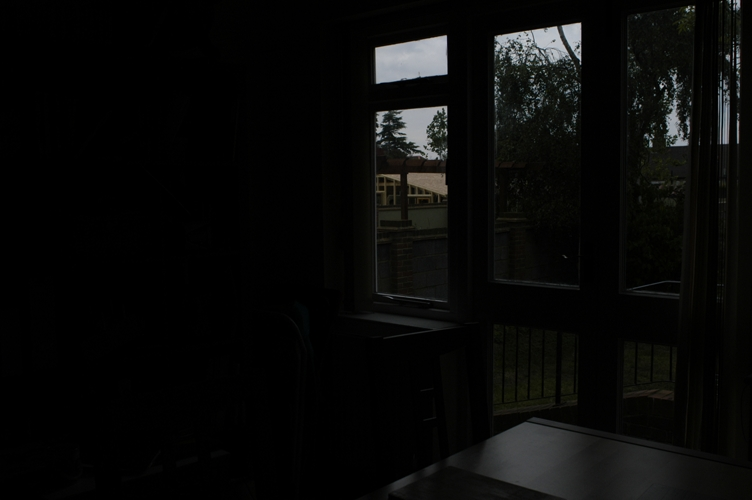
#> input picture img/img/house_A.jpg, 752 x 500 px, found by its file name
$ python compare_methods.py   (older library calls are emulated)
#> lines starting #> are read from the running program, lines starting #| are printed output that depends on the picture; long printed decimals are rounded
### EF_utils.py
import numpy as np
import cv2
import warnings
import measures as m

##### VARIABLES
PATH = './img/'

COMP_SET = {'house' : ['house_A.jpg', 'house_B.jpg', 'house_C.jpg', 'house_D.jpg'],
            'venice' : ['venice_mask_0.jpg', 'venice_mask_1.jpg', 'venice_mask_2.jpg'],
            'ballon' : ['ballon_0{}.png'.format(nb) for nb in np.arange(163,172)],
            'monument' : ['aligned_00{}.png'.format(nb) for nb in np.arange(246,267)],


            }

#### METHODS

def read_sequence_to_fuse(seq):
    '''

    seq should be a list of file names such as ["img1.jpg","img2.jpg"]
    The images should have the same dimensions and be located in the img folder

    '''
    n_images = len(seq)
    if n_images == 1:
        warnings.warn('sequence only has one image', Warning)

    height_images = np.size(cv2.imread(PATH+seq[0]),0)
#> height_images = 500
    width_images = np.size(cv2.imread(PATH+seq[0]),1)
#> width_images = 752
    output_object = np.empty((n_images, height_images, width_images, 3), dtype=np.uint8)#np.empty((n_images, height_images, width_images, 3)) #3 is for RGB

    for i in range(n_images):
        output_object[i] = cv2.imread(PATH+seq[i])

    return output_object


def retrieve_img_seq(name):
    if name not in COMP_SET:
        print('invalid set name')
        return None
    else:
        return COMP_SET[name]


def save_img(img, path, name, method):
    img = np.uint8(np.clip(img*255,0,255))
    to_save = path+'_'+name+'_'+method+'.jpg'
    cv2.imwrite(to_save, img)
    return img


### measures.py
import numpy as np
import cv2
import warnings


def contrast_measure(image, Max_range = 255., kernel_size = 3, gaussian = False):
    '''
    given an array of images computes the contrast measure of Mertens et al.
    returns an array of same dimension as image containing images(arrays) of same size as those in image

    '''
#> called with image = array of shape (4, 500, 752, 3), Max_range = 255, kernel_size = 3, gaussian = False
    a,b,c,d = image.shape
#> a = 4; b = 500; c = 752; d = 3
    L_im = np.zeros((a,b,c))
    for i in range(image.shape[0]):
        if gaussian == True:
            image[i] = cv2.GaussianBlur(image[i], (kernel_size,kernel_size), 0);#Apply gaussian blur if wanted (might be recomended to denoise the image)
        im_gs = cv2.cvtColor(image[i], cv2.COLOR_BGR2GRAY)
        L_im[i] = np.absolute(cv2.Laplacian(im_gs, cv2.CV_32F))
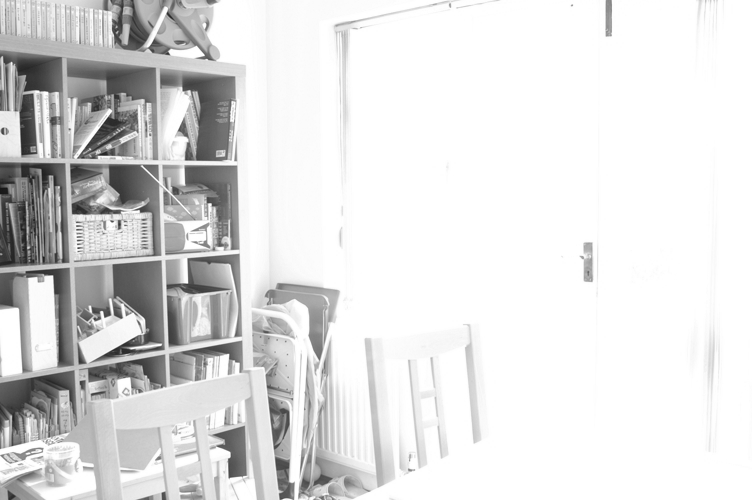
#> im_gs: shape (500, 752) float32; min 0.0935, max 1, mean 0.875
    print('contrast : max is {}, min is {}'.format(np.max(L_im), np.min(L_im)))
#| contrast : max is 1.609, min is 0.0
    return L_im


def saturation_measure(image):
    '''
    given an array of images computes the saturation measure of Mertens et al.
    returns an array of same dimension as image containing images(arrays) of same size as those in image

    '''
    r = np.std(image,axis=3)
    print('sat : max is {}, min is {}'.format(np.max(r), np.min(r)))
#| sat : max is 0.314, min is 0.0
    return r


def exposure_measure(image, sigma = 0.2):
    '''
    given an array of images computes the well-exposedness measure of Mertens et al.
    returns an array of same dimension as image containing images(arrays) of same size as those in image

    Set to work with 8bit colour values, might need to refactor it to work with any type.

    Returns a much smaller value than the other two so it's best to multiply it by a big constant like 130
    Maybe we could apply a sigmoid transform instead? what meaning would this have?
    Or play with the sigma parameter ?

    '''
#> called with image = array of shape (4, 500, 752, 3), sigma = 0.2
    M = np.exp(-((image-0.5)**2)/(2*sigma**2))
    p = np.prod(M,axis=3)
    print('exp : max is {}, min is {}'.format(np.max(p), np.min(p)))
#| exp : max is 0.9999, min is 8.481821714667603e-05
    return np.prod(M,axis=3)


def weight_calc(images, w_exponents, Max_range=255., offset=1):
    '''
    Calculates weight map for each images
    images is a np.array of dims k=nb of images, i,j=image shapes, l=3 (for each RGB color)
    w_exponents is a list of three exponents for each measurement. Each must be comprised between 0 and 1

    Returns W : np.array of dims k=nb of images, i,j=image shapes
    '''
#    if (w_exponents.any()<0) | (w_exponents.any()>1):
#        warnings.warn('some exponents are not between 0 and 1', Warning)
    images_norm = np.float32(images)/Max_range
    W = (contrast_measure(images_norm)**w_exponents[0]+offset)*(saturation_measure(images_norm)**w_exponents[1]+offset)*(exposure_measure(images_norm)**w_exponents[2]+offset)
    W += 1e-12 # to avoid dividing by zero
    W_normalized = np.einsum('ij,lij->lij',1./(W.sum(axis=0)),W)
    return np.float32(W_normalized)

### naive.py
import EF_utils as EF
from measures import weight_calc
from laplacian_pyramid import Gaussian_pyramid, Laplacian_pyramid, Collapse_Laplacian
import numpy as np
import cv2


def naive_reconstruction(locations, w_exponents, Max_range=255., offset=1):
    '''
    Constructions the naive fusion described in section 3.2 give a sequence of images and the exponenets [w_c,w_s,w_e]
    returns a single fused image

    We have a problem when all the weights for all three pictures become 0. What to do? average all three pictures, keep only missing pixels and add to the picture?

    '''
    assert len(w_exponents) == 3, 'Incorrect dimension of w_exponents'
    image = EF.read_sequence_to_fuse(locations)
    image_norm = np.float32(image/Max_range)
    W_norm = weight_calc(image, w_exponents, offset=offset)
    W_norm = np.stack(3*[W_norm], axis=-1)
    R = np.zeros(image[0].shape, dtype=np.float32)
    for i in range(len(image)) :
#        print('im : {}'.format(image[i].shape))
#        print('w : {}'.format(W_norm[i].shape))
        m = cv2.multiply(W_norm[i], image_norm[i], dtype=cv2.CV_32FC3)
        R = cv2.add(R,m)
#> this loop made 4 passes
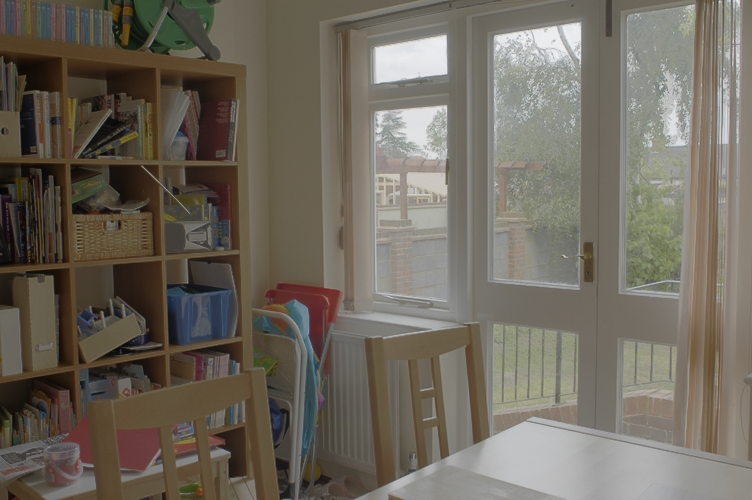
#> R: shape (500, 752, 3) float32; mean of channels 0, 1, 2 0.37, 0.413, 0.438; drawn as B, G, R
#    R = np.uint8(np.sum(np.multiply(W_prod, image), axis = 0))
    return R, W_norm


def paper_reconstruction(locations, w_exponents, depth=None, Max_range = 255., offset=0):
    """
    Fusion method based on the paper from Mertens & Al
    """
#> called with Max_range = 255, offset = 0
    assert len(w_exponents) == 3, 'Incorrect dimension of w_exponents'
    # read sequence of images
    image = EF.read_sequence_to_fuse(locations)
    image_norm = np.float32(image/Max_range)
    nb_image = len(locations)
#> nb_image = 4

    # computes weights
    W_norm = weight_calc(image, w_exponents, offset=offset)
#| contrast : max is 1.609, min is 0.0
#| sat : max is 0.314, min is 0.0
#| exp : max is 0.9999, min is 8.481821714667603e-05
    W_norm = np.expand_dims(W_norm, axis=3)

    # compute Gaussian pyramid of weights for each image
    list_Gaus_pyr_w = []
    for w in W_norm :
        g, depth = Gaussian_pyramid(w, depth)
        list_Gaus_pyr_w.append(list(reversed((g))))
#> this loop made 4 passes
#> after the loop, list_Gaus_pyr_w = 4 items
    list_Gaus_pyr_w = [np.stack(i,axis=0) for i in zip(*list_Gaus_pyr_w)]
#> list_Gaus_pyr_w = 10 items

    # compute Laplacian pyramid of each image
    list_Lapl_pyr = []
    for im in image_norm :
        list_Lapl_pyr.append(Laplacian_pyramid(im, depth))
#> this loop made 4 passes
#> (printed output is left out)
#> pass 1, in Reduce (call 38), `new_image = convol_image[::2,::2,:]`:
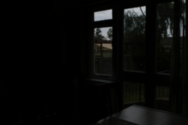
#> new_image: shape (125, 188, 3) float32; mean of channels 0, 1, 2 0.0337, 0.0373, 0.0359; drawn as B, G, R
#> after the loop, list_Lapl_pyr = 4 items
    lapl_pyr = [np.stack(i,axis=0) for i in zip(*list_Lapl_pyr)]
#> lapl_pyr = 10 items

    # fuse Laplacian
    l_lapl_fuse = []
    for l in range(depth):
        R = np.zeros(lapl_pyr[l][0].shape, dtype=np.float32)
        for i in range(nb_image):
            Gauss_stack = np.stack(3*[list_Gaus_pyr_w[l][i][:,:,0]], axis=-1)
            m = cv2.multiply(Gauss_stack, lapl_pyr[l][i], dtype=cv2.CV_32FC3)
            R = cv2.add(R,m)
        l_lapl_fuse.append(R)
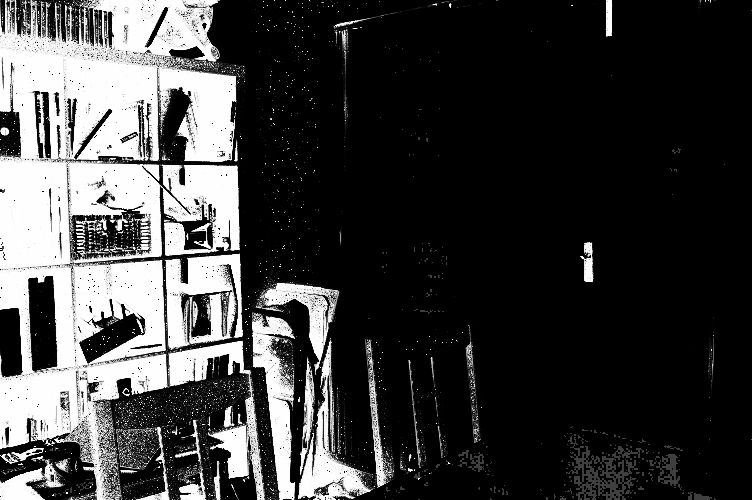
#> Gauss_stack: shape (500, 752, 3) float32; min 1.91e-11, max 1, mean 0.245
#> after the loop, l_lapl_fuse = 10 items

    # rebuild image
    hdr_im_norm =  Collapse_Laplacian(l_lapl_fuse)

    return hdr_im_norm


### laplacian_pyramid.py
#!/usr/bin/env python3
# -*- coding: utf-8 -*-
"""
Created on Tue Dec 18 18:29:08 2018

@author: bastien
"""

import numpy as np
import cv2

# Global variables (Burt & Al kernel)
k = np.array([[.05, .25, .4, .25, .05]])
K = k.T.dot(k)


def Reduce(image):
    """
    Downsampling step for the Gaussian pyramid calculation
    Image values are btw [0,1]
    Input : np.array with 2 axis, test with 3 axis
    Output : reduced dims np.array with 2 axis
    """
    # convolution step with kernel
    convol_image = cv2.filter2D(image, cv2.CV_32FC3, K, borderType=cv2.BORDER_REFLECT_101) # half-symmetric boundary extension

    # resizing step (keeping even columns)
    if len(convol_image.shape) == 2:
        convol_image = np.expand_dims(convol_image, axis=2)
    new_image = convol_image[::2,::2,:]
#    new_image = cv2.resize(convol_image, None, fx=0.5, fy=0.5)

    return new_image


def Expand(image,pad_h=0, pad_w=0):
    """
    Upsampling step for the Gaussian pyramid calculation
    Image values are btw [0,1]
    Input : np.array with 2 axis
    Output : extended dims np.array with 2 axis, test with 3 axis
    """
    im_border = cv2.copyMakeBorder(image,1,1,1,1, borderType=cv2.BORDER_REPLICATE)
    new_image = np.zeros((2*im_border.shape[0],2*im_border.shape[1], im_border.shape[2]), dtype=np.float32)
    new_image[::2,::2,:] = 4*im_border
    convol_image = cv2.filter2D(new_image,cv2.CV_32FC3,K,borderType=cv2.BORDER_REFLECT_101)
    # dealing with odd values for image sizes
    convol_image = convol_image[2:,2:]
    convol_image = convol_image[:-(2+pad_h),:-(2+pad_w)]
    return convol_image


def Gaussian_pyramid(image, depth=None):
    """
    Construct the Gaussian pyramid with the desired depth
    Image values are btw [0,1]
    Input : np.array with two axis test with 3 axis
    Output : list of np.arrays with two axis, len=maximal depth test with 3 axis
    """
    gaus_pyr = []
    gaus_pyr.append(image)
    i = 0
    while min(gaus_pyr[-1].shape[:2])>1:
#        print(gaus_pyr[-1].shape)
        if depth :
            if i==depth-1 : break
        p_image = gaus_pyr[-1]
#        print(gaus_pyr[-1].shape)
        gaus_pyr.append(Reduce(p_image))
        i +=1
    if not depth :
        depth=i+1
    return gaus_pyr, depth


def Laplacian_pyramid(image, depth=None):
    """
    Construct the Laplacian pyramid with the desired depth for a grey level image
    Image values are btw [0,1]
    Input : np.array with two axis (ie image in grey level)
    Output : list of np.arrays with two dims test with 3 axis
    """
    lapl_pyr = []
    gaus_pyr, max_depth = Gaussian_pyramid(image, depth)
    if not depth : depth=max_depth
    for i in range(depth-1,-1,-1):
        if i==depth-1:
            lapl_pyr.append(gaus_pyr[i])
            print('coucou')
        else:
            pad_h = gaus_pyr[i].shape[0] % 2
            pad_w = gaus_pyr[i].shape[1] % 2
            print(gaus_pyr[i].shape)
            print(Expand(gaus_pyr[i+1], pad_h, pad_w).shape)
            l = cv2.subtract(gaus_pyr[i],Expand(gaus_pyr[i+1], pad_h, pad_w))
            lapl_pyr.append(l)
    return lapl_pyr


#def Laplacian_pyramid(image, depth=None):
#    """
#    Construct the Laplacian pyramid with the desired depth
#    Image values are btw [0,1]
#    Input : np.array with 3 axis (image dims + 3 color channels)
#    Output : list of np.arrays with 3 axis
#    """
#    assert image.shape[-1] == 3 # check we have color images
#    l_channel = []
#    for channel in range(3):
#        l_channel.append(Laplacian_pyramid_raw(image[:,:,channel], depth))
#    # stacking the three channels to get a list of tensors
#    lapl_pyr = [np.stack(i,axis=-1) for i in zip(*l_channel)]
#    return lapl_pyr
#

def Collapse_Laplacian(laplacian_pyr):
    """
    Rebuild the image from the Laplacian pyramid for a grey level image
    Input : list of np.arrays with 2 axis
    Output : np.array with 2 axis test with 3 axis
    """
    u = laplacian_pyr[0]
#> u = [[0.435, 0.5, 0.544], [0.456, 0.508, 0.537]]
    for i in range(1,len(laplacian_pyr)):
        pad_h = 2*u.shape[0]-laplacian_pyr[i].shape[0]
        pad_w = 2*u.shape[1]-laplacian_pyr[i].shape[1]
        u = cv2.add(laplacian_pyr[i],Expand(u, pad_h, pad_w))
#> this loop made 9 passes
#> (pad_h, pad_w) on passes 1 to 9: (0, 1), (0, 0), (0, 0), (0, 0), (0, 1), (1, 0), (1, 0), (0, 0), (0, 0)
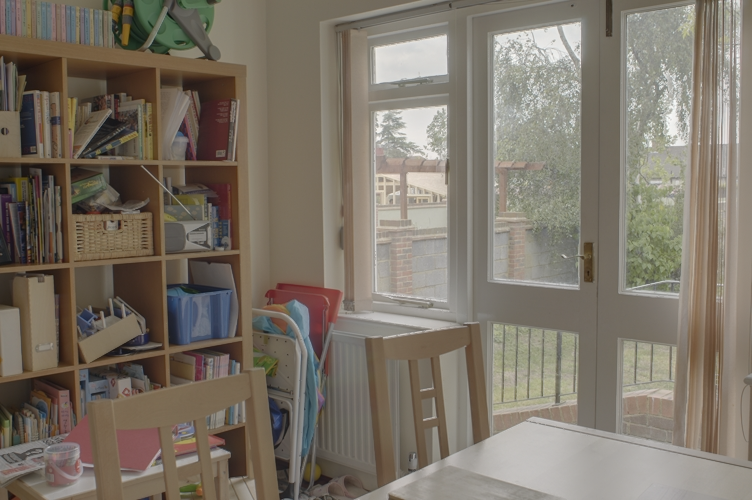
#> u: shape (500, 752, 3) float32; mean of channels 0, 1, 2 0.454, 0.538, 0.598; drawn with min black and max white
    return u


#def Collapse_Laplacian(laplacian_pyr):
#    """
#    Rebuild the image from the Laplacian pyramid
#    Input : list of np.arrays with 3 axis (image dims + 3 color channels)
#    """
#    l_channel = []
#    for channel in range(3):
#        one_channel = [ l[:,:,channel] for l in laplacian_pyr]
#        l_channel.append(Collapse_Laplacian_raw(one_channel))
#    # stacking the three channels to get a list of tensors
#    u = np.stack(l_channel,axis=-1)
#    return u

### compare_methods.py
##### Specifics
import cv2
import EF_utils as EF
import numpy as np
from naive import naive_reconstruction, paper_reconstruction

##### Comparison btw methods

def comp_method(img_1, img_2):
    diff = np.abs(img_1-img_2)
    return diff


def comp_main(name, exp, depth=None):
    location = EF.retrieve_img_seq(name)
    img_norm = EF.read_sequence_to_fuse(location)

    # naive method
    img_naive, W = naive_reconstruction(location, exp)

    # Mertens method
    img_paper = paper_reconstruction(location, exp, depth=depth)

    # CV2 method
    merge_mertens = cv2.createMergeMertens(contrast_weight=exp[0], saturation_weight=exp[1], exposure_weight=exp[2])
    img_cv2 = merge_mertens.process([img for img in img_norm])

    # save img
    path = './comp_method/'
    img_naive = EF.save_img(img_naive, path, name, 'naive')
    img_paper = EF.save_img(img_paper, path, name, 'paper')
    img_cv2 = EF.save_img(img_cv2, path, name, 'cv2')

    # comp
    img_naive_paper = comp_method(img_naive, img_paper)
    img_naive_paper = EF.save_img(img_naive_paper, path, name, 'naive_vs_paper')
    img_naive_cv2 = comp_method(img_naive, img_cv2)
    img_naive_cv2 = EF.save_img(img_naive_cv2, path, name, 'naive_vs_cv2')
    img_paper_cv2 = comp_method(img_paper, img_cv2)
#> in comp_method (call 3), `diff = np.abs(img_1-img_2)`:
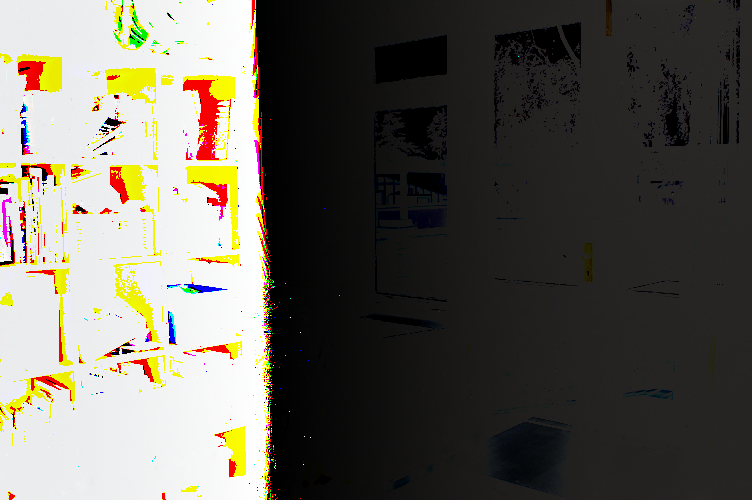
#> diff: shape (500, 752, 3); mean of channels 0, 1, 2 87.7, 96, 99.7; drawn as B, G, R
    img_paper_cv2 = EF.save_img(img_paper_cv2, path, name, 'paper_vs_cv2')
#> in save_img (call 6), `img = np.uint8(np.clip(img*255,0,255))`:
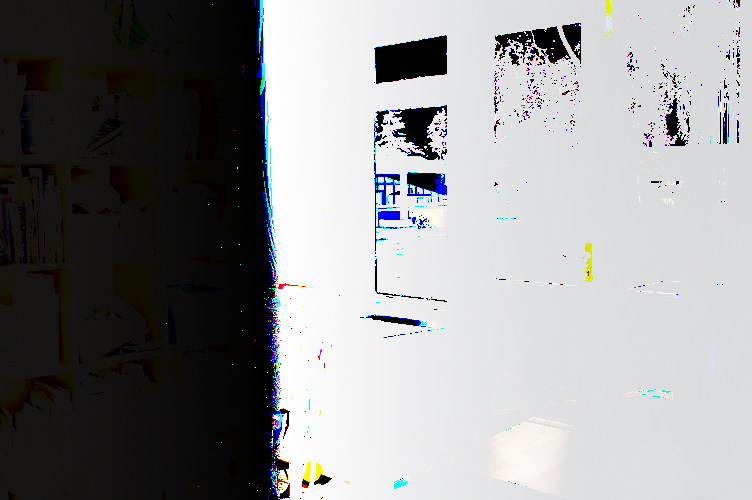
#> img: shape (500, 752, 3); mean of channels 0, 1, 2 146.3, 145.3, 144.7; drawn as B, G, R


##### Main

if __name__ == '__main__' :

    exp = [1.,1.,1.]
    for name, l in EF.COMP_SET.items():
#> (the run stopped early here; a loop or call above may not have finished)
